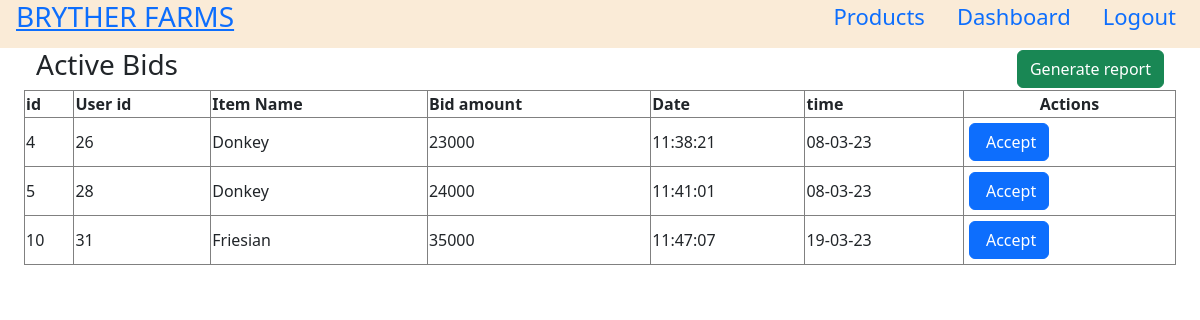
Screenshot of /activebids.php (signed in) with the database file from the repository.
### tables this page shows
CREATE TABLE `biddings` (
  `id` int NOT NULL,
  `user_id` int NOT NULL,
  `item_name` varchar(255) NOT NULL,
  `item_id` int NOT NULL,
  `bid_amount` int NOT NULL,
  `date` varchar(255) NOT NULL,
  `time` varchar(255) NOT NULL,
  `status` tinyint NOT NULL DEFAULT '0'
);

### activebids.php (the view, shortened to what this page needs)
<?php
include 'connection.php';
?>
<?php include 'header.php'; ?>
<div class="row mx-4 align-items-center justify-content-center" id="bids_content">
    <div class="active d-flex justify-content-between align-items-center">
       <h3>Active  Bids</h3>
        <button class="btn btn-success">Generate report</button>
    </div>
    <table class="table-bordered table-hover ">
        <tr>
            <th>id</th>
            <th>User id</th>
            <th>Item Name</th>
            <th>Bid amount</th>
            <th>Date</th>
            <th>time</th>
            <th class="text-center">Actions</th>
        </tr>
        <?php
        $items="select * from biddings where status = '0'";
        $items_run=mysqli_query($conn,$items);
        while($posts=mysqli_fetch_assoc($items_run)) {
            ?>
            <tr>
                <td><?php echo $posts['id']?></td>
                <td><?php echo $posts['user_id']?></td>
                <td><?php echo $posts['item_name']?></td>
                <td><?php echo $posts['bid_amount']?></td>
                <td><?php echo $posts['time']?></td>
                <td><?php echo $posts['date']?></td>
                <td>
                    <form action="bidprocessor.php" method="post">
                        <button  class="btn btn-primary mx-1 my-1" type="submit" name="accept_bid" id="edit"> <i class="fa fa-cancel" aria-hidden="true"></i>
                            Accept
                        </button>
                    </form>
                </td>
            </tr>
            <?php
        }
        ?>
    </table>
</div>

### rows the page displays
biddings: id "4", user "26", item_name "Donkey", bid_amount "23000", time "11:38:21", date "08-03-23"
biddings: id "5", user "28", item_name "Donkey", bid_amount "24000", time "11:41:01", date "08-03-23"
biddings: id "10", user "31", item_name "Friesian", bid_amount "35000", time "11:47:07", date "19-03-23"
